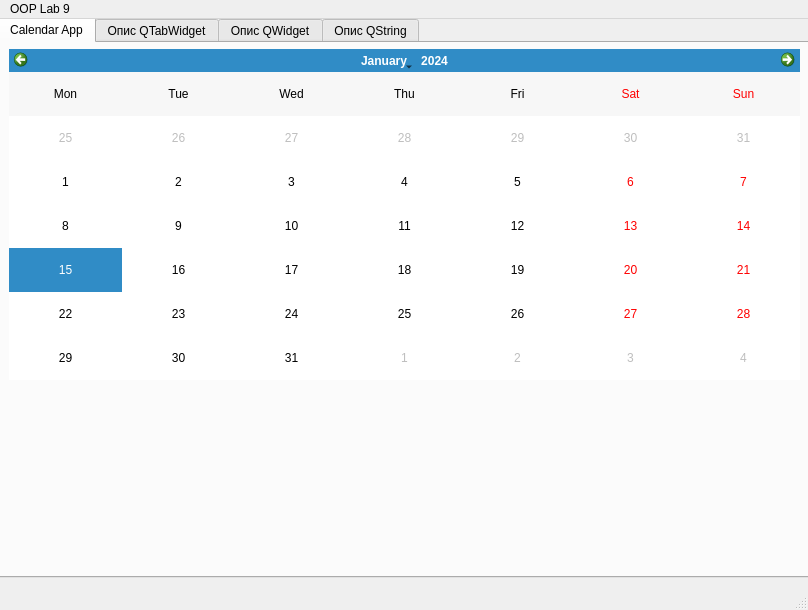
<?xml version="1.0" encoding="UTF-8"?>
<ui version="4.0">
 <class>MainWindow</class>
 <widget class="QMainWindow" name="MainWindow">
  <property name="geometry">
   <rect>
    <x>0</x>
    <y>0</y>
    <width>808</width>
    <height>610</height>
   </rect>
  </property>
  <property name="windowTitle">
   <string>MainWindow</string>
  </property>
  <widget class="QWidget" name="centralwidget">
   <widget class="QWidget" name="widget" native="true">
    <property name="geometry">
     <rect>
      <x>-1</x>
      <y>-1</y>
      <width>811</width>
      <height>561</height>
     </rect>
    </property>
    <widget class="QTabWidget" name="tabWidget">
     <property name="geometry">
      <rect>
       <x>-1</x>
       <y>-1</y>
       <width>811</width>
       <height>561</height>
      </rect>
     </property>
     <property name="currentIndex">
      <number>0</number>
     </property>
     <widget class="QWidget" name="tab_4">
      <attribute name="title">
       <string>Calendar App</string>
      </attribute>
      <widget class="QCalendarWidget" name="calendarWidget">
       <property name="geometry">
        <rect>
         <x>9</x>
         <y>6</y>
         <width>791</width>
         <height>331</height>
        </rect>
       </property>
       <property name="gridVisible">
        <bool>false</bool>
       </property>
       <property name="verticalHeaderFormat">
        <enum>QCalendarWidget::NoVerticalHeader</enum>
       </property>
      </widget>
     </widget>
     <widget class="QWidget" name="tab">
      <attribute name="title">
       <string>Опис QTabWidget</string>
      </attribute>
      <widget class="QTextEdit" name="textEdit">
       <property name="geometry">
        <rect>
         <x>60</x>
         <y>60</y>
         <width>671</width>
         <height>451</height>
        </rect>
       </property>
       <property name="html">
        <string>&lt;!DOCTYPE HTML PUBLIC &quot;-//W3C//DTD HTML 4.0//EN&quot; &quot;http://www.w3.org/TR/REC-html40/strict.dtd&quot;&gt;
&lt;html&gt;&lt;head&gt;&lt;meta name=&quot;qrichtext&quot; content=&quot;1&quot; /&gt;&lt;meta charset=&quot;utf-8&quot; /&gt;&lt;style type=&quot;text/css&quot;&gt;
p, li { white-space: pre-wrap; }
hr { height: 1px; border-width: 0; }
li.unchecked::marker { content: &quot;\2610&quot;; }
li.checked::marker { content: &quot;\2612&quot;; }
&lt;/style&gt;&lt;/head&gt;&lt;body style=&quot; font-family:'Segoe UI'; font-size:9pt; font-weight:400; font-style:normal;&quot;&gt;
&lt;p style=&quot; margin-top:0px; margin-bottom:0px; margin-left:0px; margin-right:0px; -qt-block-indent:0; text-indent:0px;&quot;&gt;Клас QTabWidget надає віджет-контейнер для відображення декількох вкладок. Кожна вкладка містить окремий віджет, і користувач може перемикатися між вкладками натисканням на них.&lt;/p&gt;
&lt;p style=&quot;-qt-paragraph-type:empty; margin-top:0px; margin-bottom:0px; margin-left:0px; margin-right:0px; -qt-block-indent:0; text-indent:0px;&quot;&gt;&lt;br /&gt;&lt;/p&gt;
&lt;p style=&quot; margin-top:0px; margin-bottom:0px; margin-left:0px; margin-right:0px; -qt-block-indent:0; text-indent:0px;&quot;&gt;Ось деякі ключові особливості класу QTabWidget:&lt;/p&gt;
&lt;p style=&quot;-qt-paragraph-type:empty; margin-top:0px; margin-bottom:0px; margin-left:0px; margin-right:0px; -qt-block-indent:0; text-indent:0px;&quot;&gt;&lt;br /&gt;&lt;/p&gt;
&lt;p style=&quot; margin-top:0px; margin-bottom:0px; margin-left:0px; margin-right:0px; -qt-block-indent:0; text-indent:0px;&quot;&gt;- Простий у використанні та налаштуванні&lt;/p&gt;
&lt;p style=&quot; margin-top:0px; margin-bottom:0px; margin-left:0px; margin-right:0px; -qt-block-indent:0; text-indent:0px;&quot;&gt;- Підтримує перевпорядкування вкладок за допомогою перетягування&lt;/p&gt;
&lt;p style=&quot; margin-top:0px; margin-bottom:0px; margin-left:0px; margin-right:0px; -qt-block-indent:0; text-indent:0px;&quot;&gt;- Може бути стилізований за допомогою таблиць стилів&lt;/p&gt;
&lt;p style=&quot; margin-top:0px; margin-bottom:0px; margin-left:0px; margin-right:0px; -qt-block-indent:0; text-indent:0px;&quot;&gt;- Підтримує як горизонтальну, так і вертикальну орієнтацію вкладок&lt;/p&gt;
&lt;p style=&quot; margin-top:0px; margin-bottom:0px; margin-left:0px; margin-right:0px; -qt-block-indent:0; text-indent:0px;&quot;&gt;- Можна динамічно змінювати розмір відповідно до вмісту&lt;/p&gt;
&lt;p style=&quot;-qt-paragraph-type:empty; margin-top:0px; margin-bottom:0px; margin-left:0px; margin-right:0px; -qt-block-indent:0; text-indent:0px;&quot;&gt;&lt;br /&gt;&lt;/p&gt;
&lt;p style=&quot; margin-top:0px; margin-bottom:0px; margin-left:0px; margin-right:0px; -qt-block-indent:0; text-indent:0px;&quot;&gt;Щоб використовувати QTabWidget у вашому додатку Qt, ви можете створити новий екземпляр класу і додати до нього вкладки за допомогою методу `addTab()`. Ви також можете налаштувати зовнішній вигляд та поведінку вкладок за допомогою різних властивостей та методів, наданих класом.&lt;/p&gt;&lt;/body&gt;&lt;/html&gt;</string>
       </property>
      </widget>
      <widget class="QTextEdit" name="textEdit_2">
       <property name="geometry">
        <rect>
         <x>60</x>
         <y>20</y>
         <width>671</width>
         <height>41</height>
        </rect>
       </property>
       <property name="html">
        <string>&lt;!DOCTYPE HTML PUBLIC &quot;-//W3C//DTD HTML 4.0//EN&quot; &quot;http://www.w3.org/TR/REC-html40/strict.dtd&quot;&gt;
&lt;html&gt;&lt;head&gt;&lt;meta name=&quot;qrichtext&quot; content=&quot;1&quot; /&gt;&lt;meta charset=&quot;utf-8&quot; /&gt;&lt;style type=&quot;text/css&quot;&gt;
p, li { white-space: pre-wrap; }
hr { height: 1px; border-width: 0; }
li.unchecked::marker { content: &quot;\2610&quot;; }
li.checked::marker { content: &quot;\2612&quot;; }
&lt;/style&gt;&lt;/head&gt;&lt;body style=&quot; font-family:'Segoe UI'; font-size:9pt; font-weight:400; font-style:normal;&quot;&gt;
&lt;p style=&quot; margin-top:0px; margin-bottom:0px; margin-left:0px; margin-right:0px; -qt-block-indent:0; text-indent:0px;&quot;&gt;&lt;span style=&quot; font-size:12pt; font-weight:700;&quot;&gt;QTabWidget&lt;/span&gt;&lt;/p&gt;&lt;/body&gt;&lt;/html&gt;</string>
       </property>
      </widget>
     </widget>
     <widget class="QWidget" name="tab_2">
      <attribute name="title">
       <string>Опис QWidget</string>
      </attribute>
      <widget class="QTextEdit" name="textEdit_3">
       <property name="geometry">
        <rect>
         <x>60</x>
         <y>20</y>
         <width>681</width>
         <height>41</height>
        </rect>
       </property>
       <property name="html">
        <string>&lt;!DOCTYPE HTML PUBLIC &quot;-//W3C//DTD HTML 4.0//EN&quot; &quot;http://www.w3.org/TR/REC-html40/strict.dtd&quot;&gt;
&lt;html&gt;&lt;head&gt;&lt;meta name=&quot;qrichtext&quot; content=&quot;1&quot; /&gt;&lt;meta charset=&quot;utf-8&quot; /&gt;&lt;style type=&quot;text/css&quot;&gt;
p, li { white-space: pre-wrap; }
hr { height: 1px; border-width: 0; }
li.unchecked::marker { content: &quot;\2610&quot;; }
li.checked::marker { content: &quot;\2612&quot;; }
&lt;/style&gt;&lt;/head&gt;&lt;body style=&quot; font-family:'Segoe UI'; font-size:9pt; font-weight:400; font-style:normal;&quot;&gt;
&lt;p style=&quot; margin-top:0px; margin-bottom:0px; margin-left:0px; margin-right:0px; -qt-block-indent:0; text-indent:0px;&quot;&gt;&lt;span style=&quot; font-size:12pt; font-weight:700;&quot;&gt;QWidget&lt;/span&gt;&lt;/p&gt;&lt;/body&gt;&lt;/html&gt;</string>
       </property>
      </widget>
      <widget class="QTextEdit" name="textEdit_4">
       <property name="geometry">
        <rect>
         <x>60</x>
         <y>60</y>
         <width>681</width>
         <height>451</height>
        </rect>
       </property>
       <property name="html">
        <string>&lt;!DOCTYPE HTML PUBLIC &quot;-//W3C//DTD HTML 4.0//EN&quot; &quot;http://www.w3.org/TR/REC-html40/strict.dtd&quot;&gt;
&lt;html&gt;&lt;head&gt;&lt;meta name=&quot;qrichtext&quot; content=&quot;1&quot; /&gt;&lt;meta charset=&quot;utf-8&quot; /&gt;&lt;style type=&quot;text/css&quot;&gt;
p, li { white-space: pre-wrap; }
hr { height: 1px; border-width: 0; }
li.unchecked::marker { content: &quot;\2610&quot;; }
li.checked::marker { content: &quot;\2612&quot;; }
&lt;/style&gt;&lt;/head&gt;&lt;body style=&quot; font-family:'Segoe UI'; font-size:9pt; font-weight:400; font-style:normal;&quot;&gt;
&lt;p style=&quot; margin-top:0px; margin-bottom:0px; margin-left:0px; margin-right:0px; -qt-block-indent:0; text-indent:0px;&quot;&gt;Клас QWidget є базовим класом для всіх елементів інтерфейсу користувача у Qt. Він надає чисте полотно, яке ви можете використовувати для створення користувацьких віджетів, розбиваючи його на підкласи та додаючи власну функціональність.&lt;/p&gt;
&lt;p style=&quot;-qt-paragraph-type:empty; margin-top:0px; margin-bottom:0px; margin-left:0px; margin-right:0px; -qt-block-indent:0; text-indent:0px;&quot;&gt;&lt;br /&gt;&lt;/p&gt;
&lt;p style=&quot; margin-top:0px; margin-bottom:0px; margin-left:0px; margin-right:0px; -qt-block-indent:0; text-indent:0px;&quot;&gt;Ось деякі ключові особливості класу QWidget:&lt;/p&gt;
&lt;p style=&quot;-qt-paragraph-type:empty; margin-top:0px; margin-bottom:0px; margin-left:0px; margin-right:0px; -qt-block-indent:0; text-indent:0px;&quot;&gt;&lt;br /&gt;&lt;/p&gt;
&lt;p style=&quot; margin-top:0px; margin-bottom:0px; margin-left:0px; margin-right:0px; -qt-block-indent:0; text-indent:0px;&quot;&gt;- Надає незалежну від платформи базу для всіх віджетів&lt;/p&gt;
&lt;p style=&quot; margin-top:0px; margin-bottom:0px; margin-left:0px; margin-right:0px; -qt-block-indent:0; text-indent:0px;&quot;&gt;- Може бути підкласифікований для створення власних віджетів&lt;/p&gt;
&lt;p style=&quot; margin-top:0px; margin-bottom:0px; margin-left:0px; margin-right:0px; -qt-block-indent:0; text-indent:0px;&quot;&gt;- Підтримує малювання, обробку подій та керування компонуванням&lt;/p&gt;
&lt;p style=&quot; margin-top:0px; margin-bottom:0px; margin-left:0px; margin-right:0px; -qt-block-indent:0; text-indent:0px;&quot;&gt;- Можна використовувати як контейнер для інших віджетів&lt;/p&gt;
&lt;p style=&quot; margin-top:0px; margin-bottom:0px; margin-left:0px; margin-right:0px; -qt-block-indent:0; text-indent:0px;&quot;&gt;- Можна стилізувати за допомогою таблиць стилів&lt;/p&gt;
&lt;p style=&quot;-qt-paragraph-type:empty; margin-top:0px; margin-bottom:0px; margin-left:0px; margin-right:0px; -qt-block-indent:0; text-indent:0px;&quot;&gt;&lt;br /&gt;&lt;/p&gt;
&lt;p style=&quot; margin-top:0px; margin-bottom:0px; margin-left:0px; margin-right:0px; -qt-block-indent:0; text-indent:0px;&quot;&gt;Щоб створити власний віджет за допомогою QWidget, ви можете створити його підклас і перевизначити його віртуальні методи, щоб додати власну функціональність. Ви також можете використовувати різні властивості та методи, надані класом, для налаштування зовнішнього вигляду та поведінки вашого віджету.&lt;/p&gt;
&lt;p style=&quot;-qt-paragraph-type:empty; margin-top:0px; margin-bottom:0px; margin-left:0px; margin-right:0px; -qt-block-indent:0; text-indent:0px;&quot;&gt;&lt;br /&gt;&lt;/p&gt;&lt;/body&gt;&lt;/html&gt;</string>
       </property>
      </widget>
     </widget>
     <widget class="QWidget" name="tab_3">
      <attribute name="title">
       <string>Опис QString</string>
      </attribute>
      <widget class="QTextEdit" name="textEdit_5">
       <property name="geometry">
        <rect>
         <x>60</x>
         <y>20</y>
         <width>681</width>
         <height>41</height>
        </rect>
       </property>
       <property name="html">
        <string>&lt;!DOCTYPE HTML PUBLIC &quot;-//W3C//DTD HTML 4.0//EN&quot; &quot;http://www.w3.org/TR/REC-html40/strict.dtd&quot;&gt;
&lt;html&gt;&lt;head&gt;&lt;meta name=&quot;qrichtext&quot; content=&quot;1&quot; /&gt;&lt;meta charset=&quot;utf-8&quot; /&gt;&lt;style type=&quot;text/css&quot;&gt;
p, li { white-space: pre-wrap; }
hr { height: 1px; border-width: 0; }
li.unchecked::marker { content: &quot;\2610&quot;; }
li.checked::marker { content: &quot;\2612&quot;; }
&lt;/style&gt;&lt;/head&gt;&lt;body style=&quot; font-family:'Segoe UI'; font-size:9pt; font-weight:400; font-style:normal;&quot;&gt;
&lt;p style=&quot; margin-top:0px; margin-bottom:0px; margin-left:0px; margin-right:0px; -qt-block-indent:0; text-indent:0px;&quot;&gt;&lt;span style=&quot; font-size:12pt; font-weight:700;&quot;&gt;QString&lt;/span&gt;&lt;/p&gt;&lt;/body&gt;&lt;/html&gt;</string>
       </property>
      </widget>
      <widget class="QTextEdit" name="textEdit_6">
       <property name="geometry">
        <rect>
         <x>60</x>
         <y>60</y>
         <width>681</width>
         <height>451</height>
        </rect>
       </property>
       <property name="html">
        <string>&lt;!DOCTYPE HTML PUBLIC &quot;-//W3C//DTD HTML 4.0//EN&quot; &quot;http://www.w3.org/TR/REC-html40/strict.dtd&quot;&gt;
&lt;html&gt;&lt;head&gt;&lt;meta name=&quot;qrichtext&quot; content=&quot;1&quot; /&gt;&lt;meta charset=&quot;utf-8&quot; /&gt;&lt;style type=&quot;text/css&quot;&gt;
p, li { white-space: pre-wrap; }
hr { height: 1px; border-width: 0; }
li.unchecked::marker { content: &quot;\2610&quot;; }
li.checked::marker { content: &quot;\2612&quot;; }
&lt;/style&gt;&lt;/head&gt;&lt;body style=&quot; font-family:'Segoe UI'; font-size:9pt; font-weight:400; font-style:normal;&quot;&gt;
&lt;p style=&quot; margin-top:0px; margin-bottom:0px; margin-left:0px; margin-right:0px; -qt-block-indent:0; text-indent:0px;&quot;&gt;Клас QString надає рядок символів Unicode у Qt. Він подібний до стандартного класу C++ &lt;span style=&quot; font-style:italic;&quot;&gt;std::string&lt;/span&gt;, але надає додаткові можливості для обробки рядків Unicode.&lt;/p&gt;
&lt;p style=&quot;-qt-paragraph-type:empty; margin-top:0px; margin-bottom:0px; margin-left:0px; margin-right:0px; -qt-block-indent:0; text-indent:0px;&quot;&gt;&lt;br /&gt;&lt;/p&gt;
&lt;p style=&quot; margin-top:0px; margin-bottom:0px; margin-left:0px; margin-right:0px; -qt-block-indent:0; text-indent:0px;&quot;&gt;Ось деякі ключові особливості класу QString:&lt;/p&gt;
&lt;p style=&quot;-qt-paragraph-type:empty; margin-top:0px; margin-bottom:0px; margin-left:0px; margin-right:0px; -qt-block-indent:0; text-indent:0px;&quot;&gt;&lt;br /&gt;&lt;/p&gt;
&lt;p style=&quot; margin-top:0px; margin-bottom:0px; margin-left:0px; margin-right:0px; -qt-block-indent:0; text-indent:0px;&quot;&gt;- Надає незалежний від платформи спосіб обробки рядків Unicode&lt;/p&gt;
&lt;p style=&quot; margin-top:0px; margin-bottom:0px; margin-left:0px; margin-right:0px; -qt-block-indent:0; text-indent:0px;&quot;&gt;- Підтримує семантику спільного доступу та глибокого копіювання&lt;/p&gt;
&lt;p style=&quot; margin-top:0px; margin-bottom:0px; margin-left:0px; margin-right:0px; -qt-block-indent:0; text-indent:0px;&quot;&gt;- Надає різноманітні методи для маніпулювання та пошуку рядків&lt;/p&gt;
&lt;p style=&quot; margin-top:0px; margin-bottom:0px; margin-left:0px; margin-right:0px; -qt-block-indent:0; text-indent:0px;&quot;&gt;- Може конвертуватися у та з різних кодувань&lt;/p&gt;
&lt;p style=&quot; margin-top:0px; margin-bottom:0px; margin-left:0px; margin-right:0px; -qt-block-indent:0; text-indent:0px;&quot;&gt;- Підтримує співставлення регулярних виразів&lt;/p&gt;
&lt;p style=&quot;-qt-paragraph-type:empty; margin-top:0px; margin-bottom:0px; margin-left:0px; margin-right:0px; -qt-block-indent:0; text-indent:0px;&quot;&gt;&lt;br /&gt;&lt;/p&gt;
&lt;p style=&quot; margin-top:0px; margin-bottom:0px; margin-left:0px; margin-right:0px; -qt-block-indent:0; text-indent:0px;&quot;&gt;Щоб використовувати QString у вашому додатку Qt, ви можете створити новий екземпляр класу та ініціалізувати його рядковим літералом або іншим об'єктом QString. Ви також можете використовувати різні методи, надані класом, для маніпулювання та пошуку рядка, або перетворення його до та з різних кодувань.&lt;/p&gt;&lt;/body&gt;&lt;/html&gt;</string>
       </property>
      </widget>
     </widget>
    </widget>
   </widget>
  </widget>
  <widget class="QMenuBar" name="menubar">
   <property name="geometry">
    <rect>
     <x>0</x>
     <y>0</y>
     <width>808</width>
     <height>21</height>
    </rect>
   </property>
   <widget class="QMenu" name="menuOOP_Lab_9">
    <property name="title">
     <string>OOP Lab 9</string>
    </property>
   </widget>
   <addaction name="menuOOP_Lab_9"/>
  </widget>
  <widget class="QStatusBar" name="statusbar"/>
 </widget>
 <resources/>
 <connections/>
</ui>
